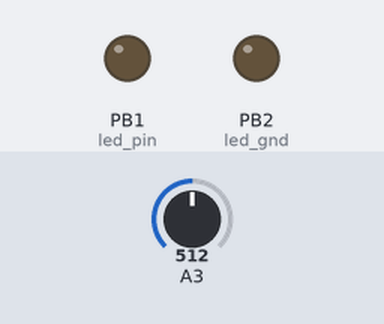
Recording of a sketch running on a simulated ATtiny85, built with avr-gcc and run on an emulated ATtiny85. Shown: output pins drawn as LEDs (lit = HIGH). The inputs (shaded band) are chosen by the test bench; at power-on: A3 = 512. Random numbers use the default seed unless the sketch sets one; pins used as bus, display or sensor lines are not drawn.

Above: at 2.2 s.
2.3 s: A3 set to 109
3.8 s: A3 set to 95
At 3.96 s:
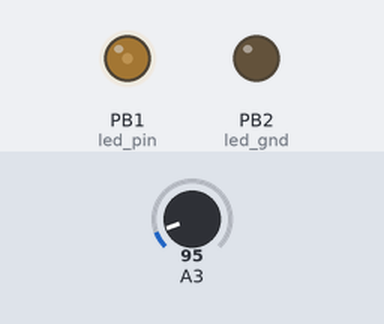
At 4.56 s:
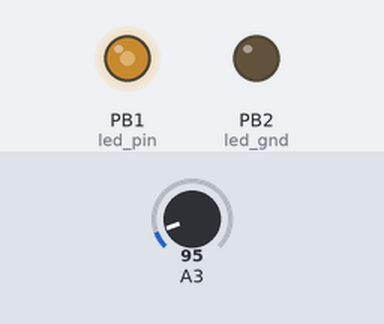
6.8 s: A3 set to 122
Timing chart, 0 to 9.8 s (numbered marks = the images above; inputs shaded):
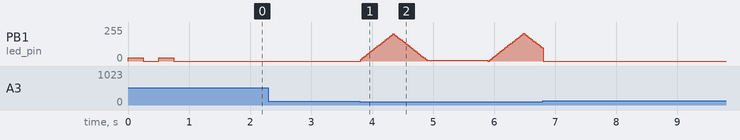

Measured:
- the behaviour switches between 100 and 99 on A3 (found by bisection; images 0 and 1)
- after the input at 2.3 s, every drawn part: stays the same

The sketch:

LED_Arduino2.ino
```cpp
/*

Sketch to demonstrate developing code on Arduino and transfering it to
an Attiny.

Requires attiny core from http://hlt.media.mit.edu/?p=1695

Attiny 25/45/85 Pinouts
                  +-\/-+
 Ain0 (D 5) PB5  1|    |8  Vcc
 Ain3 (D 3) PB3  2|    |7  PB2 (D 2)  Ain1
 Ain2 (D 4) PB4  3|    |6  PB1 (D 1) pwm1
            GND  4|    |5  PB0 (D 0) pwm0
                  +----+

Using a standard LED as output and a
TEPT4400 ambient light sensor with a 1M ohm resistor

Makersbox.blogspot.com
648.ken@gmail.com

*/


#if defined(__AVR_ATtiny25__) || defined(__AVR_ATtiny45__) || defined(__AVR_ATtiny85__)
  #define ARDUINO 0
  #define led_pin 1 // pwm
  #define led_gnd 2
#else
  #define ARDUINO 1
  #define led_pin 6 // pwm
  #define led_gnd 7
#endif

#define sensor_pin 3 // Analog 3
#define sensor_sup 5
#define sensor_gnd 4


int timeout = 10000; // about 6 minutes
int threshold = 100;
int counter = 0;
boolean LED = LOW;
int fade = 25;
int fadeAmount = 5;


void flashLED(int num){
  for (int x=0; x < num; x++){
    analogWrite(led_pin, 25);
    delay(250);
    digitalWrite(led_pin, LOW);
    delay(250);
  }
}


void setup() {
  pinMode(led_gnd, OUTPUT);
  digitalWrite(led_gnd, LOW);

  pinMode(sensor_sup, OUTPUT);
  digitalWrite(sensor_sup, HIGH);

  pinMode(sensor_gnd, OUTPUT);
  digitalWrite(sensor_gnd, LOW);

  flashLED(2);
  #if(ARDUINO)
    Serial.begin(9600);
  #endif
}


void loop() {
  int val = analogRead(sensor_pin);
  //int val = digitalRead(sensor_pin);
  if (val < threshold){
    LED = HIGH;
  }
  else{
    LED = LOW;
    counter = 0;
    fade = 5;
    fadeAmount = random(5) + 5;
  }
  if (LED && counter < timeout){
    analogWrite(led_pin, fade);
  }
  else{
    digitalWrite(led_pin, LOW);
  }
  fade = fade + fadeAmount;
  if (fade > 200 || fade < 0){
    fadeAmount = -fadeAmount;
    if(fade < 0){
      fade = 0;
      int d = random(750) + 250;
      delay(d);
    }
  }

  #if(ARDUINO)
    Serial.print(val);
    Serial.print(" ");
    Serial.print(counter);
    Serial.println();
  #endif

  counter ++;
  delay(25);
}
```
